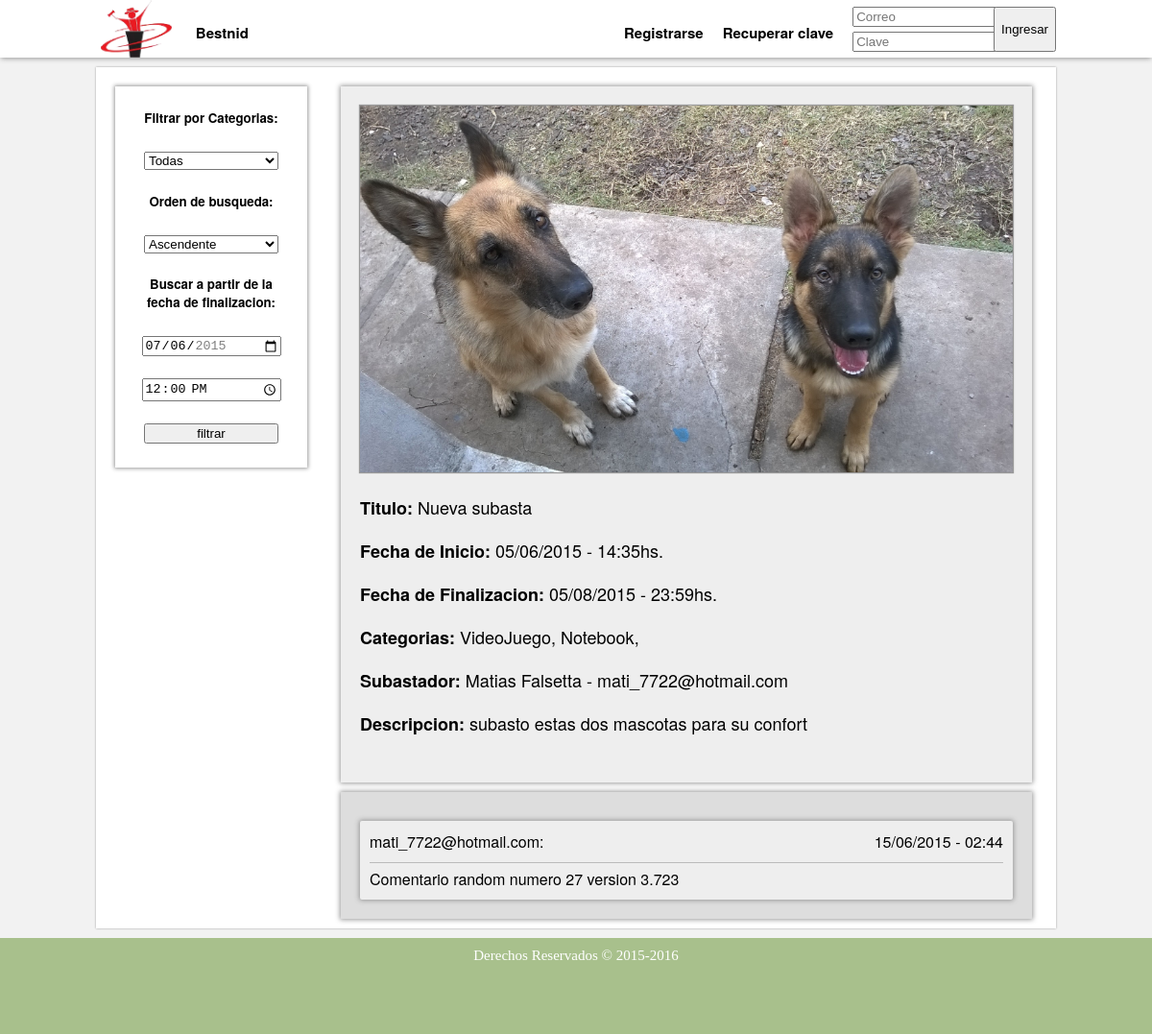
The app's page /ver_subasta.php?id=28 with its own data.
### tables this page shows
CREATE TABLE IF NOT EXISTS `subasta` (
`idSubasta` int(11) NOT NULL,
  `titulo` varchar(200) NOT NULL,
  `descripcion` text NOT NULL,
  `foto` text NOT NULL,
  `fechaInicio` datetime NOT NULL,
  `fechaFin` datetime NOT NULL,
  `IdUsuario` int(11) NOT NULL,
  `idOfertaGanadora` int(11) NOT NULL DEFAULT '-1',
  `pago` int(11) NOT NULL DEFAULT '0'
);

CREATE TABLE IF NOT EXISTS `usuario` (
`idUsuario` int(11) NOT NULL,
  `administrador` tinyint(1) NOT NULL,
  `fechaNac` date NOT NULL,
  `mail` varchar(50) NOT NULL,
  `nombre` varchar(50) NOT NULL,
  `apellido` varchar(50) NOT NULL,
  `dni` int(11) NOT NULL,
  `tarjetaCredito` int(11) NOT NULL,
  `contrasenia` varchar(50) NOT NULL
);

CREATE TABLE IF NOT EXISTS `comentario` (
`idComentario` int(11) NOT NULL,
  `descripcion` text NOT NULL,
  `fecha` datetime NOT NULL,
  `idSubasta` int(11) NOT NULL,
  `idUsuario` int(11) NOT NULL
);

### ver_subasta.php (the view, shortened to what this page needs)
<?php
	$conectar=conectar();
	$id=$_GET['id'];
	$consulta="SELECT * FROM subasta INNER JOIN usuario ON (subasta.idUsuario = usuario.idUsuario) WHERE idSubasta = '$id'";
	$resul=mysqli_query($conectar,$consulta);
	$subasta=mysqli_fetch_array($resul);
?>
<!DOCTYPE html>
<html lang="es">
	<head>
		<link href="./estilos/estilo.css" rel="stylesheet" type="text/css">
		<link rel="stylesheet" type="text/css" href="./estilos/mas_estilos.css">
		<link href="./estilos/otros_estilos.css" rel="stylesheet" type="text/css">
	</head>
	<body>
		<?php include ('./menu.php'); ?>
		<div id='cuerpo'>
			<section>
				<?php
				$consultaCateg="SELECT DISTINCT nombre FROM categoria INNER JOIN subastacategoria ON (categoria.idCategoria = subastacategoria.idCategoria) WHERE subastacategoria.idSubasta = '$id'";
				$resulCateg=mysqli_query($conectar,$consultaCateg);
				?>
				<div class="maxiSubasta">
					<div class="maxiFoto"><img src="./<?php echo $subasta['foto'] ?>"></div>
					<div class="maxiDescripcion">
						<p><b>Titulo:</b> <?php echo $subasta['titulo']; ?></p>
						<p><b>Fecha de Inicio:</b> <?php echo date_format(date_create($subasta['fechaInicio']), 'd/m/Y - H:i'); ?>hs.</p>
						<p><b>Fecha de Finalizacion:</b> <?php echo date_format(date_create($subasta['fechaFin']), 'd/m/Y - H:i'); ?>hs.</p>
						<p><b>Categorias:</b>
						<?php
						while($categoria=mysqli_fetch_array($resulCateg)){
							echo $categoria['nombre'].", ";
						}
						?></p>
						<p><b>Subastador: </b><?php echo $subasta['nombre']." ".$subasta['apellido']." - ".$subasta['mail']; ?></p>
						<p><b>Descripcion:</b> <?php echo $subasta['descripcion']; ?></p>
					</div>
				</div>
				<div id="comentarios">
					<?php
						$consultacoment="SELECT comentario.idComentario, comentario.descripcion, comentario.fecha, comentario.idUsuario, usuario.administrador, usuario.mail FROM comentario INNER JOIN usuario ON (comentario.idUsuario = usuario.idUsuario) WHERE idSubasta = '$id' ORDER BY comentario.fecha DESC";
						$resulcoment=mysqli_query($conectar,$consultacoment);
						while($comentario=mysqli_fetch_array($resulcoment)) {
					?>
							<div class="comentario">
								<div class="comentario_encabezado">
									<div class="comentario_encabezado_izq">
										<?php echo $comentario['mail']; ?>:
									</div>
									<div class="comentario_encabezado_der">
										<?php echo date_format(date_create($comentario['fecha']), 'd/m/Y - H:i'); ?>
									</div>
								</div>
								<div class="comentario_texto">
									<?php echo $comentario['descripcion']; ?>
								</div>
							</div>
					<?php
						}
					?>
				</div>
			</section>
			<aside>
				<?php include ('./aside.php'); ?>
			</aside>
		</div>
		<footer>
			<span>Derechos Reservados &copy; 2015-2016</span>
		</footer>
	</body>
</html>

### estilos/estilo.css (style rules this page uses)
body { background-color: rgb(242, 242, 242); margin: auto; }
#cuerpo { background: white; font-family: 'Helvetica Neue', Helvetica, Arial, sans-serif; box-shadow: 0px 0px 2px #999; width: 1000px; margin: auto; margin-top: 70px; margin-bottom: 10px; min-height: 800px; overflow: hidden; }
section { width: 730px; margin-right: 20px; margin-top: 20px; padding-left: 20px; float: right; }
aside { width: 210px; margin-left: 20px; margin-top: 20px; float: left; }
footer { background-color: #A8C08C; padding: 10px; height: 80px; min-width: 980px; text-align: center; font-size: 15px; color: grey; clear: both; }
footer span { color: white; }

### estilos/otros_estilos.css (style rules this page uses)
.maxiSubasta { box-shadow: 0px 0px 5px 1px #999; background-color: #EEEEEE; width: 720px; padding-bottom: 10px; margin-left: 5px; margin-bottom: 10px; }
.maxiFoto { display: inline-block; margin-top: 20px; margin-left: 20px; width: 680px; }
.maxiFoto img { box-shadow: 0px 0px 1px 1px #999; width: 100%; }
.maxiDescripcion { font-size: 18px; font-color: black; margin: auto; padding-bottom: 20px; width: 680px; }
#comentarios { box-shadow: 0px 0px 5px 1px #999; background-color: #DDDDDD; width: 680px; margin-bottom: 10px; margin-left: 5px; padding: 20px; }
.comentario { box-shadow: 0px 0px 5px 1px #999; display: inline-block; background-color: #EEEEEE; border-radius: 2px; width: 660px; margin-top: 10px; padding: 10px; }
.comentario_encabezado { display: inline-block; width: 660px; margin-bottom: 5px; }
.comentario_encabezado_izq { float: left; }
.comentario_encabezado_der { float: right; }
.comentario_texto { display: inline-block; width: 660px; border-top: 1px solid #BBBBBB; padding-top: 5px; }

### records on screen
subasta: foto (picture), titulo "Nueva subasta", fechaInicio "05/06/2015 - 14:35", fechaFin "05/08/2015 - 23:59", IdUsuario.nombre "Matias", IdUsuario.apellido "Falsetta", IdUsuario.mail "mati_7722@hotmail.com", descripcion "subasto estas dos mascotas para su confort"
comentario: idUsuario.mail "mati_7722@hotmail.com", fecha "15/06/2015 - 02:44", descripcion "Comentario random numero 27 version 3.723"

### other values on screen
$categoria['nombre'] "VideoJuego"
$categoria['nombre'] "Notebook"
